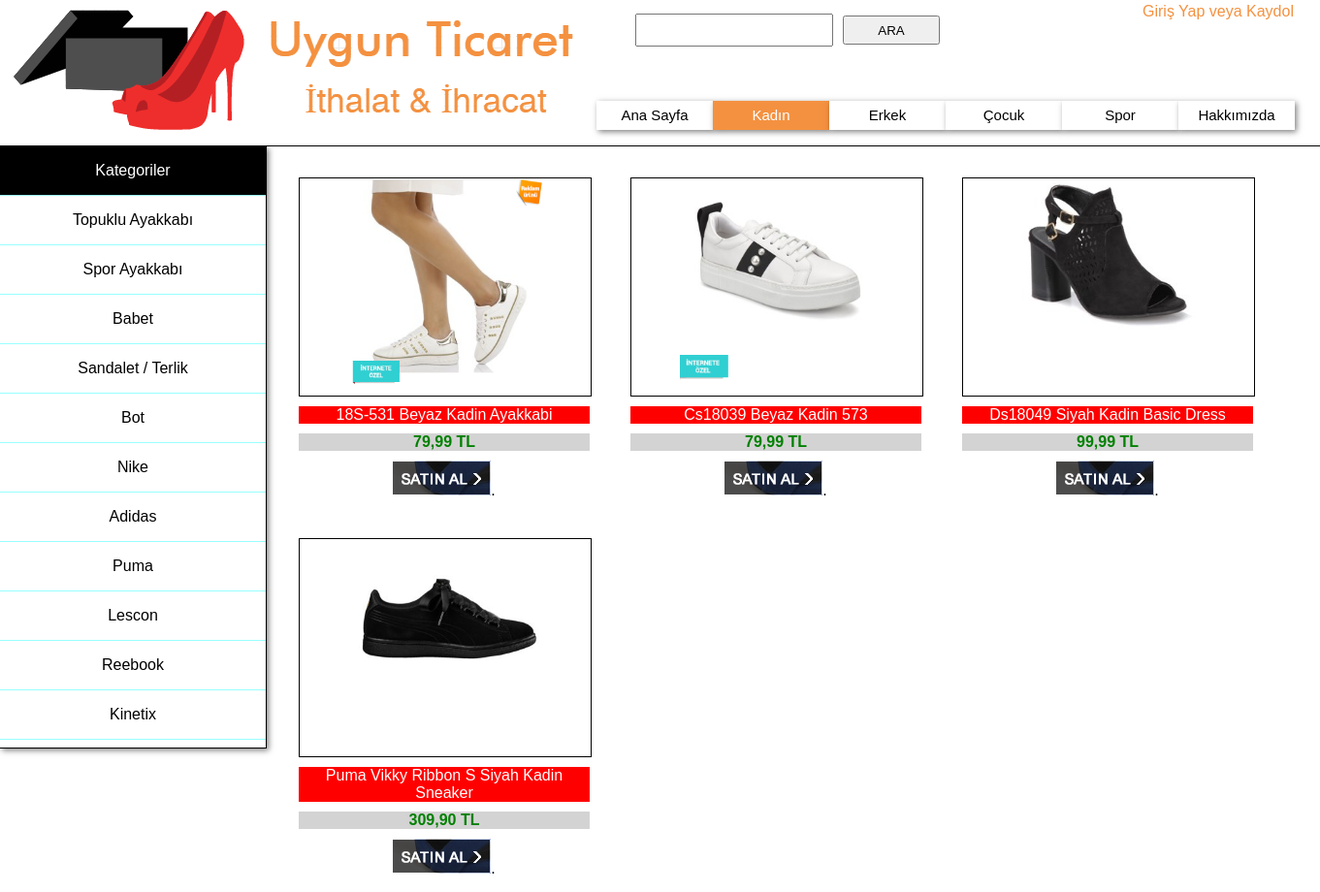
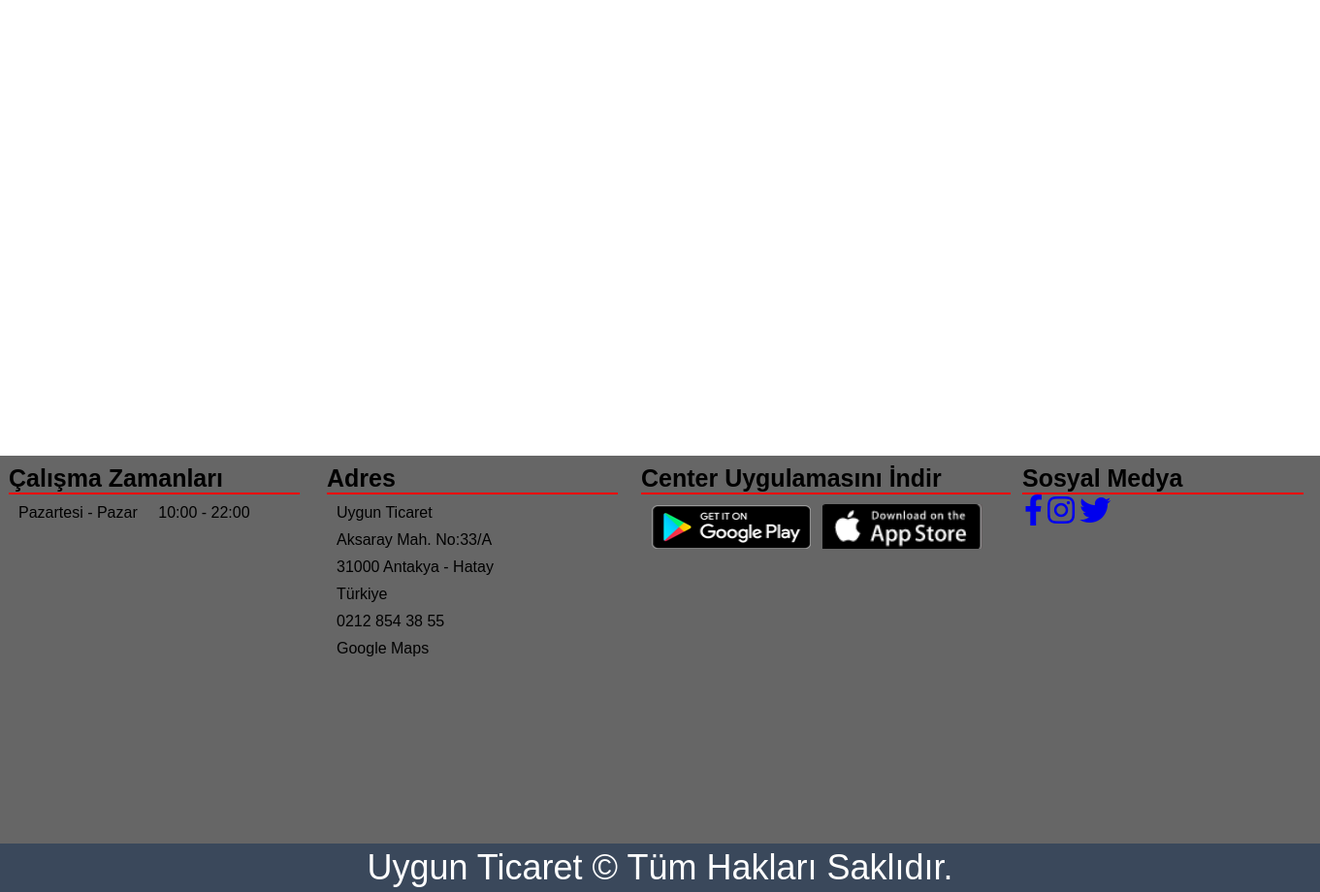
The page /kadin.php on the database its author committed (2 pictures, top to bottom).
### tables this page shows
CREATE TABLE IF NOT EXISTS `urunler` (
  `Kimlik` int(11) NOT NULL AUTO_INCREMENT,
  `resim` varchar(255) NOT NULL,
  `marka` varchar(255) NOT NULL,
  `urun_adi` varchar(255) NOT NULL,
  `fiyat` varchar(255) NOT NULL,
  `kategori_id` int(11) NOT NULL,
  PRIMARY KEY (`Kimlik`)
);

### kadin.php (the view, shortened to what this page needs)
<!DOCTYPE html PUBLIC "-//W3C//DTD XHTML 1.0 Transitional//EN" "http://www.w3.org/TR/xhtml1/DTD/xhtml1-transitional.dtd">
<html xmlns="http://www.w3.org/1999/xhtml">
<head>
     <link rel="stylesheet" href="https://use.fontawesome.com/releases/v5.0.10/css/all.css"/>
</head>
<body>
<div id="kapsayici">
<div id="ustbanner">
  <div id="resim"><img src="images/ayakk.png" width="238" height="124" /></div>
<div id="resim2"><img src="images/bilgi.fw.png" width="338" height="139" /></div>
<div id="menu">
  <ul>
    <li><a href="index.php">Ana Sayfa</a></li>
    <li><a href="kadin.php" style="background-color:#f49140;
	color:white;">Kadın</a></li>
    <li><a href="erkek.php">Erkek</a></li>
    <li><a href="cocuk.php">Çocuk</a></li>
    <li><a href="spor.php">Spor</a></li>
    <li><a href="hak.php">Hakkımızda</a></li>
  </ul>
</div>
<div id="giris"><a href="giris.php" style="color:#f49140;">Giriş Yap veya Kaydol</a></div>
<div id="ara">
  <form id="form1" name="form1" method="post" action="">
    <table width="210" height="54" border="0" cellspacing="10">
      <tr>
        <td><label for="textfield"></label>
          <input type="text" name="ara" id="textfield" style="width:200px;height:30px;" /></td>
        <td><input type="submit" name="arabutton" id="button" value="ARA" style="width:100px;height:30px;" /></td>
      </tr>
    </table>
  </form>
</div>
</div>
<div id="kate">
  <ul>
     <li><a href="#" style="background-color:#000; color:#FFF;">Kategoriler</a></li>
            <li><a href="topuklu.php">Topuklu Ayakkabı</a></li>
            <li><a href="spor.php">Spor Ayakkabı</a></li>
            <li><a href="babet.php">Babet</a></li>
            <li><a href="sandalet-terlik.php">Sandalet / Terlik</a></li>
            <li><a href="bot.php">Bot</a></li>
            <li><a href="nike.php">Nike</a></li>
            <li><a href="adidas.php">Adidas</a></li>
            <li><a href="puma.php">Puma</a></li>
            <li><a href="lescon.php">Lescon</a></li>
            <li><a href="reebook.php">Reebook</a></li>
            <li><a href="kinetix.php">Kinetix</a></li>
  </ul>
</div>
<div id="rek">
   <?php
$baglan=@mysql_connect("localhost","root","");
$listele=@mysql_query("select * from urunler where kategori_id=6",$baglan);
while($goster = mysql_fetch_assoc($listele))
{
$resim=$goster['resim'];
$urunadi=$goster['urun_adi'];
$fiyat=$goster['fiyat'];
echo "<div class=vtkap>";
echo "<div class=resim>"."<img src=images/$resim width=201 height=214 />"."</div>";
echo "<div class=marka>"."$urunadi"."</div>";
echo "<div class=fiyat>"."<font color=green><b>$fiyat</b></font>"."</div>";
echo "<div class=satinal>".'<a href="ayrinti.php?Kimlik='.$goster['Kimlik'].'">'."<img src='images/satinal.PNG' width='101' height='36' /></a>."."</div>";
echo "</div>";
}
?>
  </div>
   <div id="footer2">
    <div id="calismazaman"><span class="zz">Çalışma Zamanları</span><hr color="#FF0000" />
      <table width="265" border="0" cellspacing="10">
        <tr>
          <td width="132">Pazartesi - Pazar</td>
          <td width="99">10:00 - 22:00</td>
        </tr>
      </table>
      <br />
    </div>
    <div id="calismazaman2"><span class="zz">Adres</span><hr color="#FF0000" />
    <table width="200" border="0" cellspacing="10">
  <tr>
    <td>Uygun Ticaret</td>
  </tr>
  <tr>
    <td>Aksaray Mah. No:33/A</td>
  </tr>
  <tr>
    <td>31000 Antakya - Hatay</td>
  </tr>
  <tr>
    <td>Türkiye</td>
  </tr>
  <tr>
    <td>0212 854 38 55</td>
  </tr>
  <tr>
    <td>Google Maps</td>
  </tr>
</table>
    </div>
    <div id="calismazaman3"><span class="zz">Center Uygulamasını İndir</span><hr color="#FF0000" />
      <table width="364" border="0" cellspacing="10">
        <tr>
          <td><img src="images/google-play.png" width="165" height="46" /></td>
          <td><img src="images/Ekran Alıntısı.PNG" width="165" height="46" /></td>
        </tr>
      </table>
    </div>
    <div id="sosyalmedya"><span class="zz">Sosyal Medya</span><hr color="#FF0000" />
    <table width="94" border="0" cellspacing="0">
  <tr>
    <td width="20"><center><a href="#"><i class="fab fa-facebook-f fa-2x"></i></a></center></td>
    <td width="22"><center><a href="#"><i class="fab fa-instagram fa-2x"></i></a></center></td>
    <td width="29"><center><a href="#"><i class="fab fa-twitter fa-2x"></i></a></center></td>
  </tr>
  <tr>
    <td>&nbsp;</td>
    <td>&nbsp;</td>
    <td>&nbsp;</td>
  </tr>
  <tr>
    <td>&nbsp;</td>
    <td>&nbsp;</td>
    <td>&nbsp;</td>
  </tr>
</table>
        </div>
        </div>
  <div id="footer">Uygun Ticaret &copy; Tüm Hakları Saklıdır.</div>
</div>
</body>
</html>

### kadin.php (style rules this page uses)
* { margin:0px; padding:0px; list-style:none; font-family:Tahoma, Geneva, sans-serif; text-decoration:none; }
#footer { position: absolute; width: 100%; height: 50px; z-index: 2; top: 1790px; background-color: #3A485B; text-align: center; font-size: 36px; line-height: 50px; color: #FFFFFF; float: right; left: 0px; }
#ustbanner { position: relative; width: 100%; height: 150px; z-index: 999; border-bottom:1px solid black; position:fixed; background-color:#FFF; }
#resim { position: absolute; width:auto; left: 14px; top: 10px; }
#resim2 { position: absolute; width: auto; left: 269px; top: 5px; }
#menu { position: absolute; width: 900px; height: 48px; z-index: 1; left: 615px; top: 104px; }
#menu ul li { float:left; }
#menu ul li a { display:block; text-decoration:none; font-size:15px; width:120px; height:30px; text-align:center; color:black; background-color:#FFF; box-shadow: 2px 2px 6px rgba(0, 0, 1, 0.5); line-height:30px; }
#kapsayici { position: relative; width: 100%; height: 1300px; z-index: 2; }
#giris { position: absolute; width: 181px; height: 90px; z-index: 3; left: 1178px; top: 3px; }
#ara { position: absolute; width: 321px; height: 76px; z-index: 3; left: 645px; top: 4px; }
#kate { position: absolute; width: 274px; height: 620px; z-index: 3; border-right: 1px solid black; background-color:#FFF; border-bottom:1px solid black; top:151px; background-color:#FFF; box-shadow: 2px 2px 6px rgba(0, 0, 1, 0.5); }
#kate ul li a { display:block; text-align:center; text-decoration:none; height:50px; line-height:50px; color:black; border-bottom:1px solid #9FF; }
#rek { position: absolute; width: 1063px; height: 585px; z-index: 3; left: 288px; top: 163px; }
#footer2 { position: absolute; width: 100%; height: 400px; z-index: 2; top: 1390px; background-color: #666666; float: right; left: 0px; }
#calismazaman { position: absolute; width: 300px; height: 254px; z-index: 1; left: 9px; top: 9px; font-family: Arial, Helvetica, sans-serif; }
.zz { font-family: Arial, Helvetica, sans-serif; font-size: 25px; font-weight: bold; }
#calismazaman2 { position: absolute; width: 300px; height: 254px; z-index: 2; left: 337px; top: 9px; font-family: Arial, Helvetica, sans-serif; }
#calismazaman3 { position: absolute; width: 381px; height: 254px; z-index: 3; left: 661px; top: 9px; }
#sosyalmedya { position: absolute; width: 290px; height: 254px; z-index: 4; left: 1054px; top: 9px; }
.resim { width:300px; border:1px solid black; height:224px; text-align:Center; margin-bottom:10px; }
.marka { width:300px; text-align:center; background-color:red; color:white; margin-bottom:10px; }
.satinal { width:300px; text-align:center; }
.fiyat { text-align:center; width:300px; background-color:lightgray; margin-bottom:10px; }
.vtkap { position:relative; margin-bottom:10px; float:left; padding:10px; margin:10px; }

### rows shown on the page
urunler: resim (picture), urun_adi "18S-531 Beyaz Kadin Ayakkabi", fiyat "79,99 TL"
urunler: resim (picture), urun_adi "Cs18039 Beyaz Kadin 573", fiyat "79,99 TL"
urunler: resim (picture), urun_adi "Ds18049 Siyah Kadin Basic Dress", fiyat "99,99 TL"
urunler: resim (picture), urun_adi "Puma Vikky Ribbon S Siyah Kadin Sneaker", fiyat "309,90 TL"
